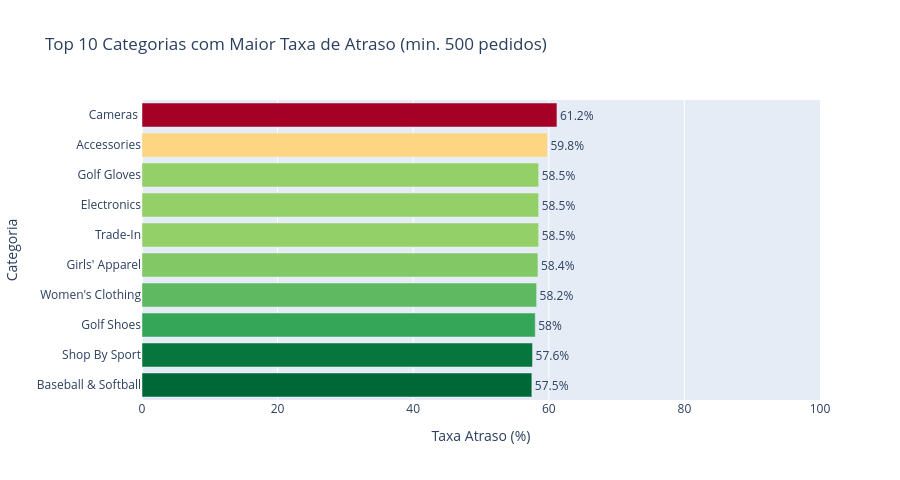

Notebook source saved alongside this figure:
### Markdown cell above
## 5. Top 10 Categorias com Maior Taxa de Atraso

### Code cell
atraso_cat = df_validos.groupby('Category Name').apply(
    lambda x: pd.Series({
        'Total': len(x),
        'Taxa Atraso (%)': round((x['Delivery Status'] == 'Late delivery').mean() * 100, 1)
    })
).reset_index()

# Filtrar categorias com volume relevante (>= 500 pedidos)
atraso_cat = atraso_cat[atraso_cat['Total'] >= 500].sort_values('Taxa Atraso (%)', ascending=False).head(10)

fig = px.bar(
    atraso_cat.sort_values('Taxa Atraso (%)'),
    x='Taxa Atraso (%)', y='Category Name',
    orientation='h',
    text='Taxa Atraso (%)',
    color='Taxa Atraso (%)',
    color_continuous_scale='RdYlGn_r',
    title='Top 10 Categorias com Maior Taxa de Atraso (min. 500 pedidos)',
    labels={'Category Name': 'Categoria'}
)
fig.update_traces(texttemplate='%{text}%', textposition='outside')
fig.update_layout(height=480, coloraxis_showscale=False, xaxis_range=[0, 100])
fig.show()

### Figure 1 — Plotly figure (JSON) as saved in the notebook; plotly's stock layout.template omitted (floating-point values rounded to 4 significant figures)
{"data": [{"hovertemplate": "Taxa Atraso (%)=%{marker.color}<br>Categoria=%{y}<extra></extra>", "legendgroup": "", "marker": {"color": [57.5, 57.6, 58.0, 58.2, 58.4, 58.5, 58.5, 58.5, 59.8, 61.2], "coloraxis": "coloraxis", "pattern": {"shape": ""}}, "name": "", "orientation": "h", "showlegend": false, "text": [57.5, 57.6, 58.0, 58.2, 58.4, 58.5, 58.5, 58.5, 59.8, 61.2], "textposition": "outside", "texttemplate": "%{text}%", "type": "bar", "x": [57.5, 57.6, 58.0, 58.2, 58.4, 58.5, 58.5, 58.5, 59.8, 61.2], "xaxis": "x", "y": ["Baseball & Softball", "Shop By Sport", "Golf Shoes", "Women's Clothing", "Girls' Apparel", "Trade-In", "Electronics", "Golf Gloves", "Accessories", "Cameras "], "yaxis": "y"}], "layout": {"barmode": "relative", "coloraxis": {"colorbar": {"title": {"text": "Taxa Atraso (%)"}}, "colorscale": [[0.0, "rgb(0,104,55)"], [0.1, "rgb(26,152,80)"], [0.2, "rgb(102,189,99)"], [0.3, "rgb(166,217,106)"], [0.4, "rgb(217,239,139)"], [0.5, "rgb(255,255,191)"], [0.6, "rgb(254,224,139)"], [0.7, "rgb(253,174,97)"], [0.8, "rgb(244,109,67)"], [0.9, "rgb(215,48,39)"], [1.0, "rgb(165,0,38)"]], "showscale": false}, "height": 480, "legend": {"tracegroupgap": 0}, "title": {"text": "Top 10 Categorias com Maior Taxa de Atraso (min. 500 pedidos)"}, "xaxis": {"anchor": "y", "domain": [0.0, 1.0], "range": [0, 100], "title": {"text": "Taxa Atraso (%)"}}, "yaxis": {"anchor": "x", "domain": [0.0, 1.0], "title": {"text": "Categoria"}}}}
